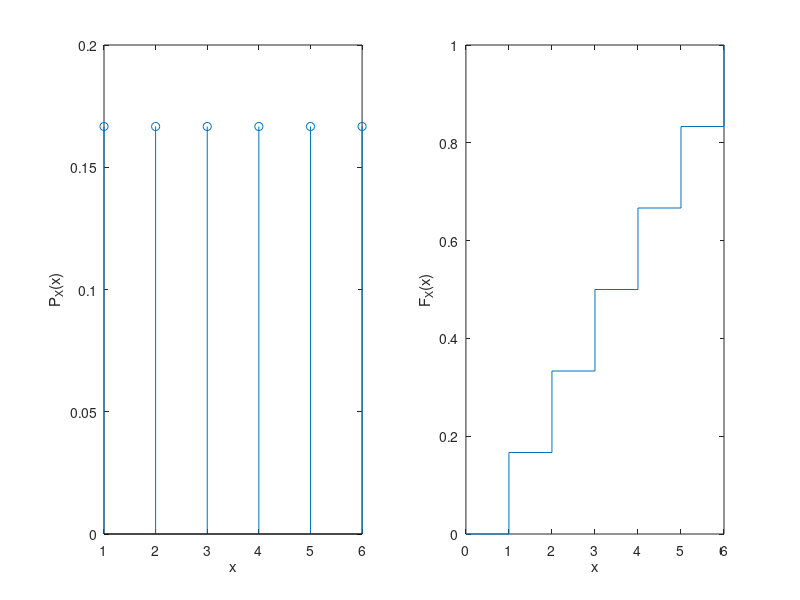

Reproduce this figure in MATLAB.
%Métodos Probabilísticos para Engenharia Informática
%Flávia Figueiredo // nºMec: 88887 // LEI

%Clear
clear all;
close all;
clc;

%%%%%%%%%%%%%%%%%%%%%%%%%%%%%%%%%%%%%%%%%%%%%%%%%%%%%%%%%%%%%
%1.a)
%faces do dado
X=1:6;

%Vetor de probabilidades de cada face
Px=ones(1,6)/6;


subplot(1,2,1)
stem(X,Px)

%definir tamanho dos eixos
%axis([0 1 |0 0.12]);

%labels
xlabel('x')
ylabel('P_X(x)')

%%%%%%%%%%%%%%%%%%%%%%%%%%%%%%%%%%%%%%%%%%%%%%%%%%%%%%%%%%%%%
%1.b
Fx=cumsum([0 Px]);
subplot(1,2,2);
stairs(0:6, Fx);
%axis([0 1 |0 1.1]);

%labels
xlabel('x')
ylabel('F_X(x)')